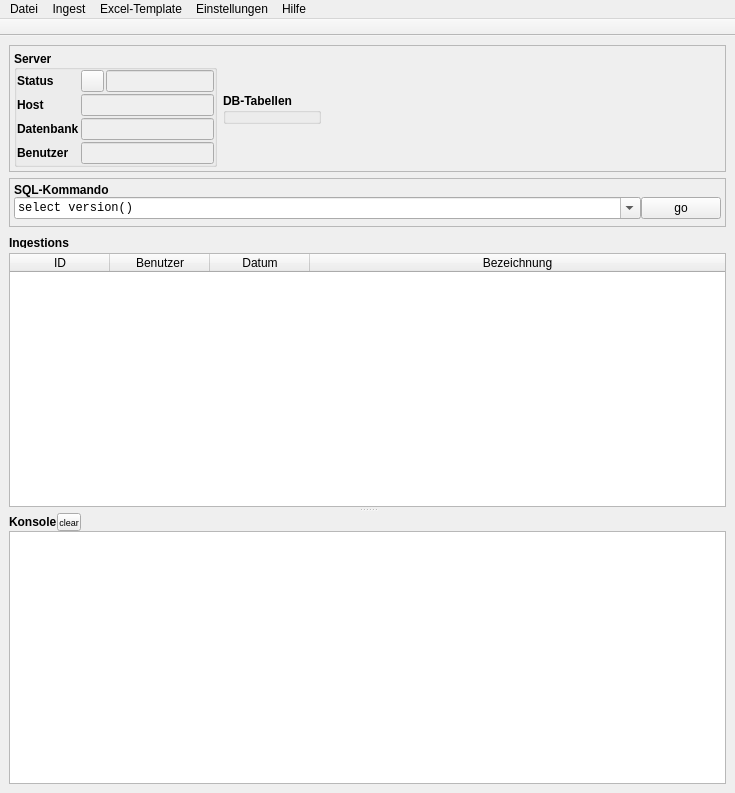
<?xml version="1.0" encoding="UTF-8"?>
<ui version="4.0">
 <class>MainWindow</class>
 <widget class="QMainWindow" name="MainWindow">
  <property name="geometry">
   <rect>
    <x>0</x>
    <y>0</y>
    <width>735</width>
    <height>793</height>
   </rect>
  </property>
  <property name="minimumSize">
   <size>
    <width>0</width>
    <height>0</height>
   </size>
  </property>
  <property name="windowTitle">
   <string>Ingestor</string>
  </property>
  <property name="animated">
   <bool>false</bool>
  </property>
  <property name="console" stdset="0">
   <string/>
  </property>
  <widget class="QWidget" name="centralwidget">
   <layout class="QVBoxLayout" name="verticalLayout">
    <item>
     <widget class="QFrame" name="frameStatus">
      <property name="enabled">
       <bool>true</bool>
      </property>
      <property name="layoutDirection">
       <enum>Qt::LeftToRight</enum>
      </property>
      <property name="frameShape">
       <enum>QFrame::StyledPanel</enum>
      </property>
      <property name="frameShadow">
       <enum>QFrame::Plain</enum>
      </property>
      <layout class="QHBoxLayout" name="horizontalLayout">
       <property name="leftMargin">
        <number>4</number>
       </property>
       <property name="topMargin">
        <number>4</number>
       </property>
       <property name="rightMargin">
        <number>4</number>
       </property>
       <property name="bottomMargin">
        <number>4</number>
       </property>
       <item>
        <widget class="QGroupBox" name="groupBox_2">
         <property name="enabled">
          <bool>true</bool>
         </property>
         <property name="sizePolicy">
          <sizepolicy hsizetype="Fixed" vsizetype="Fixed">
           <horstretch>0</horstretch>
           <verstretch>0</verstretch>
          </sizepolicy>
         </property>
         <property name="font">
          <font>
           <pointsize>9</pointsize>
           <weight>75</weight>
           <bold>true</bold>
           <kerning>true</kerning>
          </font>
         </property>
         <property name="styleSheet">
          <string notr="true"/>
         </property>
         <property name="title">
          <string>Server</string>
         </property>
         <property name="alignment">
          <set>Qt::AlignLeading|Qt::AlignLeft|Qt::AlignVCenter</set>
         </property>
         <property name="flat">
          <bool>false</bool>
         </property>
         <property name="checkable">
          <bool>false</bool>
         </property>
         <layout class="QGridLayout" name="gridLayout_3">
          <property name="leftMargin">
           <number>0</number>
          </property>
          <property name="topMargin">
           <number>0</number>
          </property>
          <property name="rightMargin">
           <number>0</number>
          </property>
          <property name="bottomMargin">
           <number>0</number>
          </property>
          <property name="spacing">
           <number>2</number>
          </property>
          <item row="0" column="0">
           <widget class="QLabel" name="label_6">
            <property name="font">
             <font>
              <pointsize>9</pointsize>
             </font>
            </property>
            <property name="toolTipDuration">
             <number>4</number>
            </property>
            <property name="text">
             <string>Status</string>
            </property>
           </widget>
          </item>
          <item row="0" column="1">
           <widget class="QToolButton" name="buttonConnectionToggle">
            <property name="enabled">
             <bool>true</bool>
            </property>
            <property name="sizePolicy">
             <sizepolicy hsizetype="Minimum" vsizetype="Preferred">
              <horstretch>0</horstretch>
              <verstretch>0</verstretch>
             </sizepolicy>
            </property>
            <property name="minimumSize">
             <size>
              <width>23</width>
              <height>0</height>
             </size>
            </property>
            <property name="font">
             <font>
              <family>Monospace</family>
              <italic>false</italic>
             </font>
            </property>
            <property name="toolTip">
             <string>&lt;html&gt;&lt;head/&gt;&lt;body&gt;&lt;p&gt;Verbindung mit Server herstellen/trennen&lt;/p&gt;&lt;/body&gt;&lt;/html&gt;</string>
            </property>
            <property name="text">
             <string/>
            </property>
            <property name="iconSize">
             <size>
              <width>10</width>
              <height>10</height>
             </size>
            </property>
            <property name="autoRaise">
             <bool>false</bool>
            </property>
            <property name="arrowType">
             <enum>Qt::NoArrow</enum>
            </property>
           </widget>
          </item>
          <item row="0" column="2">
           <widget class="QLineEdit" name="infoTextDbConnect">
            <property name="enabled">
             <bool>false</bool>
            </property>
            <property name="sizePolicy">
             <sizepolicy hsizetype="Preferred" vsizetype="Preferred">
              <horstretch>0</horstretch>
              <verstretch>0</verstretch>
             </sizepolicy>
            </property>
            <property name="font">
             <font>
              <weight>50</weight>
              <bold>false</bold>
             </font>
            </property>
            <property name="text">
             <string/>
            </property>
            <property name="frame">
             <bool>true</bool>
            </property>
            <property name="readOnly">
             <bool>true</bool>
            </property>
           </widget>
          </item>
          <item row="1" column="0">
           <widget class="QLabel" name="label_7">
            <property name="font">
             <font>
              <pointsize>9</pointsize>
             </font>
            </property>
            <property name="text">
             <string>Host</string>
            </property>
           </widget>
          </item>
          <item row="1" column="1" colspan="2">
           <widget class="QLineEdit" name="infoTextDbHost">
            <property name="enabled">
             <bool>false</bool>
            </property>
            <property name="font">
             <font>
              <weight>50</weight>
              <bold>false</bold>
             </font>
            </property>
            <property name="readOnly">
             <bool>true</bool>
            </property>
           </widget>
          </item>
          <item row="2" column="0">
           <widget class="QLabel" name="label_8">
            <property name="font">
             <font>
              <pointsize>9</pointsize>
             </font>
            </property>
            <property name="text">
             <string>Datenbank</string>
            </property>
           </widget>
          </item>
          <item row="2" column="1" colspan="2">
           <widget class="QLineEdit" name="infoTextDbNameSchema">
            <property name="enabled">
             <bool>false</bool>
            </property>
            <property name="font">
             <font>
              <weight>50</weight>
              <bold>false</bold>
             </font>
            </property>
            <property name="readOnly">
             <bool>true</bool>
            </property>
           </widget>
          </item>
          <item row="3" column="0">
           <widget class="QLabel" name="label_9">
            <property name="font">
             <font>
              <pointsize>9</pointsize>
             </font>
            </property>
            <property name="text">
             <string>Benutzer</string>
            </property>
           </widget>
          </item>
          <item row="3" column="1" colspan="2">
           <widget class="QLineEdit" name="infoTextDbUser">
            <property name="enabled">
             <bool>false</bool>
            </property>
            <property name="font">
             <font>
              <weight>50</weight>
              <bold>false</bold>
             </font>
            </property>
            <property name="readOnly">
             <bool>true</bool>
            </property>
           </widget>
          </item>
         </layout>
        </widget>
       </item>
       <item>
        <widget class="QGroupBox" name="groupboxDBStatus">
         <property name="sizePolicy">
          <sizepolicy hsizetype="Fixed" vsizetype="Fixed">
           <horstretch>0</horstretch>
           <verstretch>0</verstretch>
          </sizepolicy>
         </property>
         <property name="font">
          <font>
           <pointsize>9</pointsize>
           <weight>75</weight>
           <bold>true</bold>
          </font>
         </property>
         <property name="toolTipDuration">
          <number>-13</number>
         </property>
         <property name="title">
          <string>DB-Tabellen</string>
         </property>
        </widget>
       </item>
       <item>
        <spacer name="horizontalSpacer">
         <property name="orientation">
          <enum>Qt::Horizontal</enum>
         </property>
         <property name="sizeHint" stdset="0">
          <size>
           <width>40</width>
           <height>20</height>
          </size>
         </property>
        </spacer>
       </item>
      </layout>
     </widget>
    </item>
    <item>
     <widget class="QFrame" name="sql_commando">
      <property name="frameShape">
       <enum>QFrame::StyledPanel</enum>
      </property>
      <property name="frameShadow">
       <enum>QFrame::Raised</enum>
      </property>
      <layout class="QVBoxLayout" name="verticalLayout_4">
       <property name="spacing">
        <number>0</number>
       </property>
       <property name="leftMargin">
        <number>4</number>
       </property>
       <property name="topMargin">
        <number>4</number>
       </property>
       <property name="rightMargin">
        <number>4</number>
       </property>
       <property name="bottomMargin">
        <number>7</number>
       </property>
       <item>
        <widget class="QLabel" name="label">
         <property name="font">
          <font>
           <pointsize>9</pointsize>
           <weight>75</weight>
           <bold>true</bold>
          </font>
         </property>
         <property name="text">
          <string>SQL-Kommando</string>
         </property>
        </widget>
       </item>
       <item>
        <layout class="QHBoxLayout" name="_2">
         <property name="spacing">
          <number>0</number>
         </property>
         <item>
          <widget class="QComboBox" name="lineSqlCmd">
           <property name="sizePolicy">
            <sizepolicy hsizetype="Preferred" vsizetype="Fixed">
             <horstretch>0</horstretch>
             <verstretch>0</verstretch>
            </sizepolicy>
           </property>
           <property name="font">
            <font>
             <family>Monospace</family>
             <pointsize>9</pointsize>
             <weight>50</weight>
             <bold>false</bold>
            </font>
           </property>
           <property name="editable">
            <bool>true</bool>
           </property>
           <property name="frame">
            <bool>true</bool>
           </property>
           <item>
            <property name="text">
             <string>select version()</string>
            </property>
           </item>
          </widget>
         </item>
         <item>
          <widget class="QPushButton" name="buttonSqlCmd">
           <property name="sizePolicy">
            <sizepolicy hsizetype="Maximum" vsizetype="Fixed">
             <horstretch>0</horstretch>
             <verstretch>0</verstretch>
            </sizepolicy>
           </property>
           <property name="font">
            <font>
             <pointsize>9</pointsize>
            </font>
           </property>
           <property name="toolTip">
            <string>&lt;html&gt;&lt;head/&gt;&lt;body&gt;&lt;p&gt;Führe einen SQL-Befehl aus. Es werden keine Datenveränderungen vorgenommen.&lt;/p&gt;&lt;/body&gt;&lt;/html&gt;</string>
           </property>
           <property name="text">
            <string>go</string>
           </property>
           <property name="iconSize">
            <size>
             <width>16</width>
             <height>16</height>
            </size>
           </property>
          </widget>
         </item>
        </layout>
       </item>
      </layout>
     </widget>
    </item>
    <item>
     <widget class="QFrame" name="frame">
      <property name="frameShape">
       <enum>QFrame::NoFrame</enum>
      </property>
      <property name="frameShadow">
       <enum>QFrame::Plain</enum>
      </property>
      <layout class="QVBoxLayout" name="verticalLayout_5">
       <property name="spacing">
        <number>0</number>
       </property>
       <property name="leftMargin">
        <number>0</number>
       </property>
       <property name="topMargin">
        <number>0</number>
       </property>
       <property name="rightMargin">
        <number>0</number>
       </property>
       <property name="bottomMargin">
        <number>0</number>
       </property>
       <item>
        <widget class="QSplitter" name="splitter">
         <property name="orientation">
          <enum>Qt::Vertical</enum>
         </property>
         <property name="opaqueResize">
          <bool>true</bool>
         </property>
         <property name="handleWidth">
          <number>6</number>
         </property>
         <widget class="QFrame" name="frameMitte">
          <property name="frameShape">
           <enum>QFrame::NoFrame</enum>
          </property>
          <property name="frameShadow">
           <enum>QFrame::Plain</enum>
          </property>
          <property name="lineWidth">
           <number>0</number>
          </property>
          <layout class="QHBoxLayout" name="horizontalLayout_3">
           <property name="spacing">
            <number>0</number>
           </property>
           <property name="leftMargin">
            <number>0</number>
           </property>
           <property name="topMargin">
            <number>0</number>
           </property>
           <property name="rightMargin">
            <number>0</number>
           </property>
           <property name="bottomMargin">
            <number>0</number>
           </property>
           <item>
            <layout class="QVBoxLayout" name="verticalLayout_3">
             <property name="spacing">
              <number>0</number>
             </property>
             <item>
              <layout class="QHBoxLayout" name="horizontalLayout_2">
               <property name="spacing">
                <number>0</number>
               </property>
               <item>
                <widget class="QLabel" name="label_2">
                 <property name="enabled">
                  <bool>true</bool>
                 </property>
                 <property name="minimumSize">
                  <size>
                   <width>0</width>
                   <height>0</height>
                  </size>
                 </property>
                 <property name="maximumSize">
                  <size>
                   <width>16777215</width>
                   <height>10</height>
                  </size>
                 </property>
                 <property name="font">
                  <font>
                   <pointsize>9</pointsize>
                   <weight>75</weight>
                   <bold>true</bold>
                  </font>
                 </property>
                 <property name="text">
                  <string>Ingestions</string>
                 </property>
                 <property name="textFormat">
                  <enum>Qt::PlainText</enum>
                 </property>
                </widget>
               </item>
               <item>
                <spacer name="horizontalSpacer_3">
                 <property name="orientation">
                  <enum>Qt::Horizontal</enum>
                 </property>
                 <property name="sizeHint" stdset="0">
                  <size>
                   <width>40</width>
                   <height>20</height>
                  </size>
                 </property>
                </spacer>
               </item>
              </layout>
             </item>
             <item>
              <widget class="QTableWidget" name="tableIngest">
               <property name="font">
                <font>
                 <pointsize>9</pointsize>
                 <weight>50</weight>
                 <bold>false</bold>
                </font>
               </property>
               <property name="autoScroll">
                <bool>true</bool>
               </property>
               <property name="gridStyle">
                <enum>Qt::SolidLine</enum>
               </property>
               <property name="sortingEnabled">
                <bool>true</bool>
               </property>
               <property name="wordWrap">
                <bool>false</bool>
               </property>
               <property name="cornerButtonEnabled">
                <bool>true</bool>
               </property>
               <property name="columnCount">
                <number>4</number>
               </property>
               <attribute name="horizontalHeaderVisible">
                <bool>true</bool>
               </attribute>
               <attribute name="horizontalHeaderCascadingSectionResizes">
                <bool>false</bool>
               </attribute>
               <attribute name="horizontalHeaderShowSortIndicator" stdset="0">
                <bool>true</bool>
               </attribute>
               <attribute name="horizontalHeaderStretchLastSection">
                <bool>true</bool>
               </attribute>
               <attribute name="verticalHeaderVisible">
                <bool>false</bool>
               </attribute>
               <attribute name="verticalHeaderDefaultSectionSize">
                <number>20</number>
               </attribute>
               <column>
                <property name="text">
                 <string>ID</string>
                </property>
               </column>
               <column>
                <property name="text">
                 <string>Benutzer</string>
                </property>
               </column>
               <column>
                <property name="text">
                 <string>Datum</string>
                </property>
               </column>
               <column>
                <property name="text">
                 <string>Bezeichnung</string>
                </property>
               </column>
              </widget>
             </item>
            </layout>
           </item>
          </layout>
         </widget>
         <widget class="QFrame" name="frameConsole">
          <property name="frameShape">
           <enum>QFrame::NoFrame</enum>
          </property>
          <property name="frameShadow">
           <enum>QFrame::Plain</enum>
          </property>
          <property name="lineWidth">
           <number>0</number>
          </property>
          <layout class="QVBoxLayout" name="verticalLayout_2">
           <property name="spacing">
            <number>0</number>
           </property>
           <property name="leftMargin">
            <number>0</number>
           </property>
           <property name="topMargin">
            <number>0</number>
           </property>
           <property name="rightMargin">
            <number>0</number>
           </property>
           <property name="bottomMargin">
            <number>0</number>
           </property>
           <item>
            <layout class="QHBoxLayout" name="horizontalLayout_4">
             <property name="spacing">
              <number>0</number>
             </property>
             <property name="bottomMargin">
              <number>0</number>
             </property>
             <item>
              <widget class="QLabel" name="label_3">
               <property name="enabled">
                <bool>true</bool>
               </property>
               <property name="minimumSize">
                <size>
                 <width>0</width>
                 <height>0</height>
                </size>
               </property>
               <property name="maximumSize">
                <size>
                 <width>16777215</width>
                 <height>10</height>
                </size>
               </property>
               <property name="font">
                <font>
                 <pointsize>9</pointsize>
                 <weight>75</weight>
                 <bold>true</bold>
                </font>
               </property>
               <property name="text">
                <string>Konsole</string>
               </property>
               <property name="textFormat">
                <enum>Qt::PlainText</enum>
               </property>
              </widget>
             </item>
             <item>
              <widget class="QToolButton" name="buttonConsoleClear">
               <property name="sizePolicy">
                <sizepolicy hsizetype="Minimum" vsizetype="Minimum">
                 <horstretch>0</horstretch>
                 <verstretch>0</verstretch>
                </sizepolicy>
               </property>
               <property name="maximumSize">
                <size>
                 <width>24</width>
                 <height>24</height>
                </size>
               </property>
               <property name="font">
                <font>
                 <pointsize>7</pointsize>
                </font>
               </property>
               <property name="toolTip">
                <string>&lt;html&gt;&lt;head/&gt;&lt;body&gt;&lt;p&gt;Konsole löschen&lt;/p&gt;&lt;/body&gt;&lt;/html&gt;</string>
               </property>
               <property name="text">
                <string>clear</string>
               </property>
               <property name="iconSize">
                <size>
                 <width>10</width>
                 <height>10</height>
                </size>
               </property>
               <property name="popupMode">
                <enum>QToolButton::DelayedPopup</enum>
               </property>
               <property name="autoRaise">
                <bool>false</bool>
               </property>
               <property name="arrowType">
                <enum>Qt::NoArrow</enum>
               </property>
              </widget>
             </item>
             <item>
              <spacer name="horizontalSpacer_4">
               <property name="orientation">
                <enum>Qt::Horizontal</enum>
               </property>
               <property name="sizeHint" stdset="0">
                <size>
                 <width>461</width>
                 <height>9</height>
                </size>
               </property>
              </spacer>
             </item>
            </layout>
           </item>
           <item>
            <widget class="QTextEdit" name="textBox">
             <property name="enabled">
              <bool>true</bool>
             </property>
             <property name="minimumSize">
              <size>
               <width>0</width>
               <height>100</height>
              </size>
             </property>
             <property name="sizeIncrement">
              <size>
               <width>0</width>
               <height>0</height>
              </size>
             </property>
             <property name="font">
              <font>
               <family>Monospace</family>
               <pointsize>8</pointsize>
               <italic>false</italic>
               <kerning>true</kerning>
              </font>
             </property>
             <property name="documentTitle">
              <string>Huhu</string>
             </property>
             <property name="lineWrapMode">
              <enum>QTextEdit::NoWrap</enum>
             </property>
            </widget>
           </item>
          </layout>
         </widget>
        </widget>
       </item>
      </layout>
     </widget>
    </item>
   </layout>
  </widget>
  <widget class="QMenuBar" name="menubar">
   <property name="geometry">
    <rect>
     <x>0</x>
     <y>0</y>
     <width>735</width>
     <height>22</height>
    </rect>
   </property>
   <property name="sizePolicy">
    <sizepolicy hsizetype="MinimumExpanding" vsizetype="Minimum">
     <horstretch>0</horstretch>
     <verstretch>0</verstretch>
    </sizepolicy>
   </property>
   <widget class="QMenu" name="menuIngest">
    <property name="title">
     <string>Datei</string>
    </property>
    <widget class="QMenu" name="menuNeuerDatensatz">
     <property name="title">
      <string>Neu</string>
     </property>
    </widget>
    <addaction name="menuNeuerDatensatz"/>
    <addaction name="actionBeenden"/>
   </widget>
   <widget class="QMenu" name="menuIngest_2">
    <property name="title">
     <string>Ingest</string>
    </property>
    <addaction name="actionNordsee"/>
    <addaction name="actionArktis"/>
    <addaction name="actionAntarktis"/>
   </widget>
   <widget class="QMenu" name="menuVorlagen">
    <property name="title">
     <string>Excel-Template</string>
    </property>
    <addaction name="actionTemplateNordsee"/>
    <addaction name="actionTemplateArktis"/>
    <addaction name="actionTemplateAntarktis"/>
   </widget>
   <widget class="QMenu" name="menuOptionen">
    <property name="title">
     <string>Einstellungen</string>
    </property>
    <addaction name="actionOptionen"/>
   </widget>
   <widget class="QMenu" name="menuHilfe">
    <property name="title">
     <string>Hilfe</string>
    </property>
    <addaction name="actionInfo"/>
   </widget>
   <addaction name="menuIngest"/>
   <addaction name="menuIngest_2"/>
   <addaction name="menuVorlagen"/>
   <addaction name="menuOptionen"/>
   <addaction name="menuHilfe"/>
  </widget>
  <widget class="QToolBar" name="toolBar">
   <property name="windowTitle">
    <string>toolBar</string>
   </property>
   <property name="movable">
    <bool>false</bool>
   </property>
   <property name="toolButtonStyle">
    <enum>Qt::ToolButtonTextUnderIcon</enum>
   </property>
   <attribute name="toolBarArea">
    <enum>TopToolBarArea</enum>
   </attribute>
   <attribute name="toolBarBreak">
    <bool>false</bool>
   </attribute>
  </widget>
  <action name="actionBeenden">
   <property name="text">
    <string>Beenden</string>
   </property>
   <property name="shortcut">
    <string>Ctrl+Q</string>
   </property>
   <property name="iconVisibleInMenu">
    <bool>false</bool>
   </property>
  </action>
  <action name="actionNordsee">
   <property name="checkable">
    <bool>false</bool>
   </property>
   <property name="text">
    <string>Ingest Nordsee</string>
   </property>
   <property name="toolTip">
    <string>Ingest von Nordseedaten</string>
   </property>
   <property name="iconVisibleInMenu">
    <bool>false</bool>
   </property>
  </action>
  <action name="actionArktis">
   <property name="text">
    <string>Ingest Arktis</string>
   </property>
   <property name="toolTip">
    <string>Ingest von Arktisdaten </string>
   </property>
   <property name="shortcut">
    <string>Ctrl+1</string>
   </property>
  </action>
  <action name="actionTemplateNordsee">
   <property name="text">
    <string>Template Nordsee</string>
   </property>
   <property name="toolTip">
    <string>Excel-Template für Nordseedaten erzeugen</string>
   </property>
  </action>
  <action name="actionTemplateArktis">
   <property name="text">
    <string>Template Arktis</string>
   </property>
   <property name="toolTip">
    <string>Excel-Template für Arktisdaten erzeugen</string>
   </property>
  </action>
  <action name="actionOptionen">
   <property name="text">
    <string>Einstellungen</string>
   </property>
   <property name="toolTip">
    <string>Einstellungen</string>
   </property>
   <property name="shortcut">
    <string>Ctrl+O</string>
   </property>
  </action>
  <action name="actionInfo">
   <property name="text">
    <string>Info</string>
   </property>
  </action>
  <action name="actionShip">
   <property name="text">
    <string>Ship</string>
   </property>
  </action>
  <action name="actionPerson">
   <property name="text">
    <string>Person</string>
   </property>
  </action>
  <action name="actionTaxon">
   <property name="text">
    <string>Taxon</string>
   </property>
   <property name="shortcut">
    <string>Ctrl+T</string>
   </property>
  </action>
  <action name="actionGear">
   <property name="text">
    <string>Gear</string>
   </property>
  </action>
  <action name="actionStatus">
   <property name="text">
    <string>Status</string>
   </property>
  </action>
  <action name="actionPositioningsystem">
   <property name="text">
    <string>Positioningsystem</string>
   </property>
  </action>
  <action name="actionDataset">
   <property name="text">
    <string>Dataset</string>
   </property>
   <property name="shortcut">
    <string>Ctrl+D</string>
   </property>
  </action>
  <action name="actionScope">
   <property name="text">
    <string>Scope</string>
   </property>
  </action>
  <action name="actionCrs">
   <property name="text">
    <string>Crs</string>
   </property>
  </action>
  <action name="actionAntarktis">
   <property name="text">
    <string>Ingest Antarktis</string>
   </property>
  </action>
  <action name="actionTemplateAntarktis">
   <property name="text">
    <string>Template Antarktis</string>
   </property>
  </action>
 </widget>
 <resources/>
 <connections/>
</ui>
